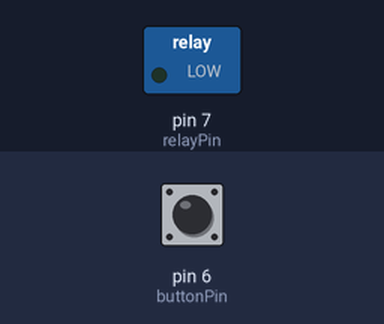
A sketch run on a simulated Arduino Leonardo, built with avr-gcc and run on an emulated ATmega32U4. Parts: switched loads named in the sketch (green lamp = pin HIGH). The inputs (shaded band) are chosen by the test bench; at power-on: pin 6 (buttonPin) HIGH. USB keyboard and mouse output is not drawn.

Above: at 1.2 s.
1.3 s: pin 6 (buttonPin) pulled LOW for 0.15 s
At 1.7 s:
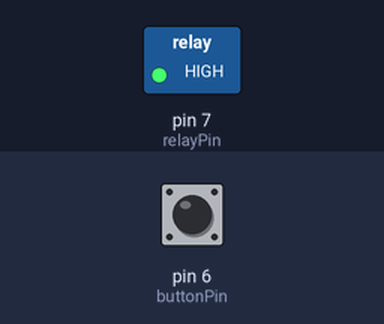
Timing chart, 0 to 32.8 s (numbered marks = the images above; inputs shaded):
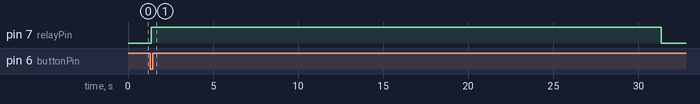

The sketch:

2025_kunst_und_brot_winzige_giganten.ino
```cpp
// cosmiccannibalism
// 25-07-18
// kunst- und brotmuseum ulm
// winzige giganten exibithion
//
// •reads mechanical start button
// •sends keyboard Space event on button press
// •relay opens when movie is playing (timer)

#include <Keyboard.h>

bool buttonLocked = false;               // Cooldown lock flag

const int buttonPin = 6;                 // Pin where the button is connected
const unsigned long debounceDelay = 50;  // Debounce time in milliseconds
const unsigned long cooldownDelay = 200; // Cooldown time after valid press (in ms)
bool lastButtonState = HIGH;             // Start with HIGH because of pull-up
const int relayPin = 7;                  // Relay pin (change as needed)
const unsigned long relayDuration = 30000  ; // Relay open duration (ms)
unsigned long relayOpenedAt = 0;
bool relayOpen = false;
unsigned long lastDebounceTime = 0;

void setup() {
  pinMode(buttonPin, INPUT_PULLUP);
  pinMode(relayPin, OUTPUT);
  digitalWrite(relayPin, LOW); // relay initially closed
  Keyboard.begin();
}

void loop() {
  int reading = digitalRead(buttonPin);
  unsigned long currentTime = millis();

  // Debounce check for the button
  if (reading != lastButtonState) {
    lastDebounceTime = currentTime;
    lastButtonState = reading;
  }

  // On valid button press: send Space, open relay, reset timer
  if (reading == LOW &&
      (currentTime - lastDebounceTime > debounceDelay) &&
      !buttonLocked &&
      (currentTime - relayOpenedAt > cooldownDelay)) {
    Keyboard.press(' ');
    delay(30);
    Keyboard.release(' ');
    digitalWrite(relayPin, HIGH);
    relayOpenedAt = currentTime;
    relayOpen = true;
    buttonLocked = true;
  }

  // Reset cooldown lock when button is released
  if (reading == HIGH) {
    buttonLocked = false;
  }

  // Close relay after duration
  if (relayOpen && (currentTime - relayOpenedAt >= relayDuration)) {
    digitalWrite(relayPin, LOW);
    relayOpen = false;
  }
}
 
```

Measured:
- after the input at 1.3 s, pin 7 (relayPin): LOW → HIGH after 0.08 s, → LOW 30.0 s later
